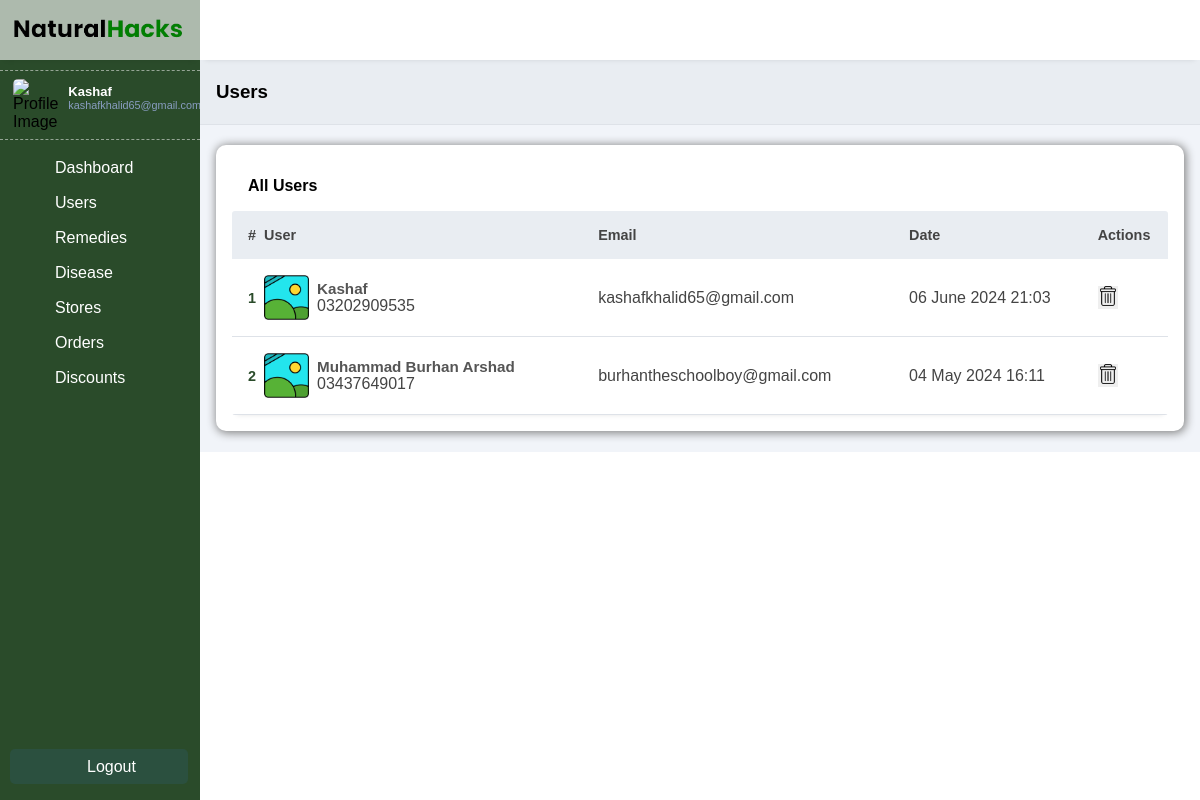
/admin/users/users.php (signed in), run on the app's committed database.
### tables this page shows
CREATE TABLE `users` (
  `id` int(11) NOT NULL,
  `name` varchar(225) DEFAULT NULL,
  `image` varchar(255) DEFAULT NULL,
  `email` varchar(225) DEFAULT NULL,
  `phone` longtext DEFAULT NULL,
  `password` varchar(225) DEFAULT NULL,
  `address` varchar(225) DEFAULT NULL,
  `admin_approved` tinyint(1) NOT NULL DEFAULT 1,
  `created_at` timestamp NOT NULL DEFAULT current_timestamp() ON UPDATE current_timestamp()
);

### admin/users/users.php (the view, shortened to what this page needs)
<?php
require_once '../../connection.php';
?>
<!DOCTYPE html>
<html lang="en">
<?php
include('../layout/head.php');
?>
<body>
    <?php
    include('../layout/sidebar.php');
    ?>
    <div class="main-content">
        <?php include('../layout/header.php') ?>
        <?php
        $sql = "SELECT * FROM users";
        $users = mysqli_query($conn, $sql);
        ?>
        <main>
            <div class="page-header">
                <h3>Users</h3>
            </div>
            <div class="page-content">
                <div class="card">
                    <div class="record-header">
                        <h4>All Users</h4>
                    </div>
                    <div class="records table-responsive">
                        <div>
                            <?php
                            if (mysqli_num_rows($users) > 0) {
                                ?>
                                <table width="100%">
                                    <thead>
                                        <tr>
                                            <th>#</th>
                                            <th>User</th>
                                            <th>Email</th>
                                            <th>Date</th>
                                            <th>Actions</th>
                                        </tr>
                                    </thead>
                                    <tbody>
                                        <?php
                                        foreach ($users as $key => $row) {
                                            $key++;
                                            if (!empty($row['image']) && $row['image'] !== null) {
                                                $image = $row['image'];
                                            } else {
                                                $image = '../assets/images/photo.png';
                                            }
                                        ?>
                                            <tr>
                                                <td><?= $key ?></td>
                                                <td>
                                                    <div class="client">
                                                        <div class="client-img bg-img" style="background-image: url(<?= $image ?>); background-size:cover; border: none;"></div>
                                                        <div class="client-info">
                                                            <h4><?= htmlspecialchars($row['name']) ?></h4>
                                                            <span><?= htmlspecialchars($row['phone']) ?></span>
                                                        </div>
                                                    </div>
                                                </td>
                                                <td><?= htmlspecialchars($row['email']) ?></td>
                                                <td><?= date('d F Y H:i', strtotime($row['created_at'])) ?></td>
                                                <td>
                                                    <div class="actions">
                                                        <form class="delete-form" id="deleteForm_<?= $row['id'] ?>" action="./users.php" method="post">
                                                            <button type="submit" style="border:none; background-color: none;" onclick="return confirm(' Are you sure you want to delete <?= htmlspecialchars($row['name']) ?>?')" name="delete">
                                                                <img src="../assets/images/delete.png" height="20px" alt="">
                                                            </button>
                                                        </form>
                                                    </div>
                                                </td>
                                            </tr>
                                        <?php } ?>
                                    </tbody>
                                </table>
                            <?php } ?>
                        </div>
                    </div>
                </div>
            </div>
        </main>
    </div>
</body>
</html>

### admin/style.css (style rules this page uses)
:root { --main-color: #2a4b2a; --color-dark: #2b503f; --text-grey: #b0b0b0; }
* { margin: 0; padding: 0; text-decoration: none; box-sizing: border-box; font-family: "Merriweather", sans-serif; }
.main-content { margin-left: 200px; width: calc(100% - 200px); transition: margin-left 300ms; }
.user div, .client-img { height: 40px; width: 40px; margin-right: 1rem; }
main { margin-top: 60px; }
.page-header { padding: 1.3rem 1rem; background: #e9edf2; border-bottom: 1px solid #dee2e8; }
.page-content { padding: 1.3rem 1rem; background: #f1f4f9; }
.card { background-color: white; padding: 1rem; border-radius: 10px; box-shadow: gray 1px 1px 10px 1px; }
.records { box-shadow: 0px 5px 5px -5px rgb(0 0 0 / 10%); background: #fff; border-radius: 3px; }
.record-header { padding: 1rem; display: flex; justify-content: space-between; align-items: center; }
input, button, select { outline: none; }
.table-responsive { width: 100%; overflow: auto; }
table { border-collapse: collapse; }
table thead tr { background: #e9edf2; }
table thead th { padding: 1rem 0rem; text-align: left; color: #444; font-size: 0.9rem; }
table thead th:first-child { padding-left: 1rem; }
table tbody td { padding: 1rem 0rem; color: #444; }
table tbody td:first-child { padding-left: 1rem; color: var(--main-color); font-weight: 600; font-size: 0.9rem; }
table tbody tr { border-bottom: 1px solid #dee2e8; }
.client { display: flex; align-items: center; }
.client-img { margin-right: 0.5rem; border: 2px solid #b0b0b0; height: 45px; width: 45px; }
.client-info h4 { color: #555; font-size: 0.95rem; }
.actions { display: flex; }

### data on the page
users: name "Kashaf", phone "03202909535", email "kashafkhalid65@gmail.com", created_at "06 June 2024 21:03"
users: name "Muhammad Burhan Arshad", phone "03437649017", email "burhantheschoolboy@gmail.com", created_at "04 May 2024 16:11"

### other printed values
$_SESSION['admin_name'] "Kashaf"
$_SESSION['admin_email'] "kashafkhalid65@gmail.com"
